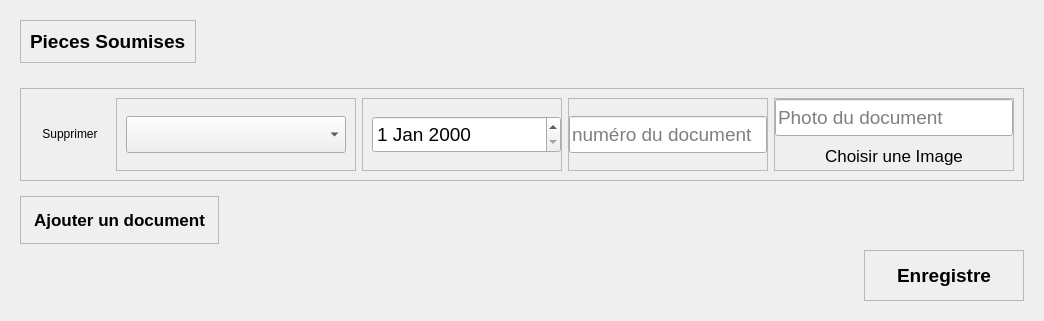
                     <widget class="QWidget" name="pieces">
                      <attribute name="title">
                       <string>Page</string>
                      </attribute>
                      <layout class="QVBoxLayout" name="verticalLayout_62">
                       <item alignment="Qt::AlignHCenter|Qt::AlignTop">
                        <widget class="QWidget" name="widget_piece" native="true">
                         <layout class="QVBoxLayout" name="verticalLayout_50">
                          <item alignment="Qt::AlignLeft|Qt::AlignTop">
                           <widget class="QFrame" name="frame_47">
                            <property name="frameShape">
                             <enum>QFrame::StyledPanel</enum>
                            </property>
                            <property name="frameShadow">
                             <enum>QFrame::Raised</enum>
                            </property>
                            <layout class="QVBoxLayout" name="verticalLayout_63">
                             <item>
                              <widget class="QLabel" name="label_13">
                               <property name="font">
                                <font>
                                 <pointsize>14</pointsize>
                                 <weight>75</weight>
                                 <bold>true</bold>
                                </font>
                               </property>
                               <property name="text">
                                <string>Pieces Soumises</string>
                               </property>
                              </widget>
                             </item>
                            </layout>
                           </widget>
                          </item>
                          <item alignment="Qt::AlignHCenter|Qt::AlignTop">
                           <widget class="QWidget" name="widget_piece_inner" native="true">
                            <layout class="QVBoxLayout" name="verticalLayout_51">
                             <property name="spacing">
                              <number>10</number>
                             </property>
                             <property name="leftMargin">
                              <number>0</number>
                             </property>
                             <property name="rightMargin">
                              <number>0</number>
                             </property>
                             <item>
                              <widget class="QFrame" name="frame_48">
                               <property name="frameShape">
                                <enum>QFrame::StyledPanel</enum>
                               </property>
                               <property name="frameShadow">
                                <enum>QFrame::Raised</enum>
                               </property>
                              </widget>
                             </item>
                             <item>
                              <widget class="QFrame" name="frame_40">
                               <property name="minimumSize">
                                <size>
                                 <width>300</width>
                                 <height>0</height>
                                </size>
                               </property>
                               <property name="frameShape">
                                <enum>QFrame::StyledPanel</enum>
                               </property>
                               <property name="frameShadow">
                                <enum>QFrame::Raised</enum>
                               </property>
                               <layout class="QHBoxLayout" name="horizontalLayout_31">
                                <item>
                                 <widget class="QPushButton" name="supprimer">
                                  <property name="cursor">
                                   <cursorShape>PointingHandCursor</cursorShape>
                                  </property>
                                  <property name="text">
                                   <string>Supprimer</string>
                                  </property>
                                  <property name="flat">
                                   <bool>true</bool>
                                  </property>
                                 </widget>
                                </item>
                                <item>
                                 <widget class="QFrame" name="frame_41">
                                  <property name="minimumSize">
                                   <size>
                                    <width>240</width>
                                    <height>0</height>
                                   </size>
                                  </property>
                                  <property name="frameShape">
                                   <enum>QFrame::StyledPanel</enum>
                                  </property>
                                  <property name="frameShadow">
                                   <enum>QFrame::Raised</enum>
                                  </property>
                                  <layout class="QVBoxLayout" name="verticalLayout_52">
                                   <item>
                                    <widget class="QComboBox" name="type_de_document">
                                     <property name="minimumSize">
                                      <size>
                                       <width>0</width>
                                       <height>37</height>
                                      </size>
                                     </property>
                                     <property name="font">
                                      <font>
                                       <pointsize>14</pointsize>
                                      </font>
                                     </property>
                                     <property name="placeholderText">
                                      <string>Type de document</string>
                                     </property>
                                    </widget>
                                   </item>
                                  </layout>
                                 </widget>
                                </item>
                                <item>
                                 <widget class="QFrame" name="frame_43">
                                  <property name="minimumSize">
                                   <size>
                                    <width>200</width>
                                    <height>0</height>
                                   </size>
                                  </property>
                                  <property name="frameShape">
                                   <enum>QFrame::StyledPanel</enum>
                                  </property>
                                  <property name="frameShadow">
                                   <enum>QFrame::Raised</enum>
                                  </property>
                                  <layout class="QVBoxLayout" name="verticalLayout_56">
                                   <property name="rightMargin">
                                    <number>0</number>
                                   </property>
                                   <item>
                                    <widget class="QDateEdit" name="document_date_dexpiration">
                                     <property name="minimumSize">
                                      <size>
                                       <width>0</width>
                                       <height>37</height>
                                      </size>
                                     </property>
                                     <property name="font">
                                      <font>
                                       <pointsize>14</pointsize>
                                      </font>
                                     </property>
                                     <property name="cursor">
                                      <cursorShape>PointingHandCursor</cursorShape>
                                     </property>
                                    </widget>
                                   </item>
                                  </layout>
                                 </widget>
                                </item>
                                <item>
                                 <widget class="QFrame" name="frame_42">
                                  <property name="minimumSize">
                                   <size>
                                    <width>200</width>
                                    <height>0</height>
                                   </size>
                                  </property>
                                  <property name="frameShape">
                                   <enum>QFrame::StyledPanel</enum>
                                  </property>
                                  <property name="frameShadow">
                                   <enum>QFrame::Raised</enum>
                                  </property>
                                  <layout class="QVBoxLayout" name="verticalLayout_53">
                                   <property name="leftMargin">
                                    <number>0</number>
                                   </property>
                                   <property name="rightMargin">
                                    <number>0</number>
                                   </property>
                                   <item>
                                    <widget class="QLineEdit" name="document_numero">
                                     <property name="minimumSize">
                                      <size>
                                       <width>0</width>
                                       <height>37</height>
                                      </size>
                                     </property>
                                     <property name="font">
                                      <font>
                                       <pointsize>14</pointsize>
                                      </font>
                                     </property>
                                     <property name="placeholderText">
                                      <string>numéro du document</string>
                                     </property>
                                    </widget>
                                   </item>
                                  </layout>
                                 </widget>
                                </item>
                                <item>
                                 <widget class="QFrame" name="frame_44">
                                  <property name="minimumSize">
                                   <size>
                                    <width>240</width>
                                    <height>0</height>
                                   </size>
                                  </property>
                                  <property name="frameShape">
                                   <enum>QFrame::StyledPanel</enum>
                                  </property>
                                  <property name="frameShadow">
                                   <enum>QFrame::Raised</enum>
                                  </property>
                                  <layout class="QVBoxLayout" name="verticalLayout_57">
                                   <property name="leftMargin">
                                    <number>0</number>
                                   </property>
                                   <property name="topMargin">
                                    <number>0</number>
                                   </property>
                                   <property name="rightMargin">
                                    <number>0</number>
                                   </property>
                                   <property name="bottomMargin">
                                    <number>0</number>
                                   </property>
                                   <item>
                                    <widget class="QLineEdit" name="document_image">
                                     <property name="minimumSize">
                                      <size>
                                       <width>0</width>
                                       <height>37</height>
                                      </size>
                                     </property>
                                     <property name="font">
                                      <font>
                                       <pointsize>14</pointsize>
                                      </font>
                                     </property>
                                     <property name="inputMethodHints">
                                      <set>Qt::ImhNone</set>
                                     </property>
                                     <property name="cursorPosition">
                                      <number>0</number>
                                     </property>
                                     <property name="placeholderText">
                                      <string>Photo du document</string>
                                     </property>
                                    </widget>
                                   </item>
                                   <item>
                                    <widget class="QPushButton" name="chose_image">
                                     <property name="font">
                                      <font>
                                       <pointsize>13</pointsize>
                                      </font>
                                     </property>
                                     <property name="cursor">
                                      <cursorShape>PointingHandCursor</cursorShape>
                                     </property>
                                     <property name="text">
                                      <string>Choisir une Image</string>
                                     </property>
                                     <property name="flat">
                                      <bool>true</bool>
                                     </property>
                                    </widget>
                                   </item>
                                  </layout>
                                 </widget>
                                </item>
                               </layout>
                              </widget>
                             </item>
                            </layout>
                           </widget>
                          </item>
                          <item alignment="Qt::AlignLeft|Qt::AlignTop">
                           <widget class="QFrame" name="frame_45">
                            <property name="frameShape">
                             <enum>QFrame::StyledPanel</enum>
                            </property>
                            <property name="frameShadow">
                             <enum>QFrame::Raised</enum>
                            </property>
                            <layout class="QVBoxLayout" name="verticalLayout_58">
                             <item>
                              <widget class="QPushButton" name="ajouter_document">
                               <property name="font">
                                <font>
                                 <pointsize>13</pointsize>
                                 <weight>75</weight>
                                 <bold>true</bold>
                                </font>
                               </property>
                               <property name="cursor">
                                <cursorShape>PointingHandCursor</cursorShape>
                               </property>
                               <property name="text">
                                <string>Ajouter un document</string>
                               </property>
                               <property name="flat">
                                <bool>true</bool>
                               </property>
                              </widget>
                             </item>
                            </layout>
                           </widget>
                          </item>
                          <item alignment="Qt::AlignRight|Qt::AlignBottom">
                           <widget class="QFrame" name="frame_49">
                            <property name="frameShape">
                             <enum>QFrame::StyledPanel</enum>
                            </property>
                            <property name="frameShadow">
                             <enum>QFrame::Raised</enum>
                            </property>
                            <layout class="QVBoxLayout" name="verticalLayout_61">
                             <item>
                              <widget class="QPushButton" name="enregistre">
                               <property name="minimumSize">
                                <size>
                                 <width>140</width>
                                 <height>0</height>
                                </size>
                               </property>
                               <property name="font">
                                <font>
                                 <pointsize>14</pointsize>
                                 <weight>75</weight>
                                 <bold>true</bold>
                                </font>
                               </property>
                               <property name="cursor">
                                <cursorShape>PointingHandCursor</cursorShape>
                               </property>
                               <property name="text">
                                <string>Enregistre</string>
                               </property>
                               <property name="flat">
                                <bool>true</bool>
                               </property>
                              </widget>
                             </item>
                            </layout>
                           </widget>
                          </item>
                         </layout>
                        </widget>
                       </item>
                      </layout>
                     </widget>
